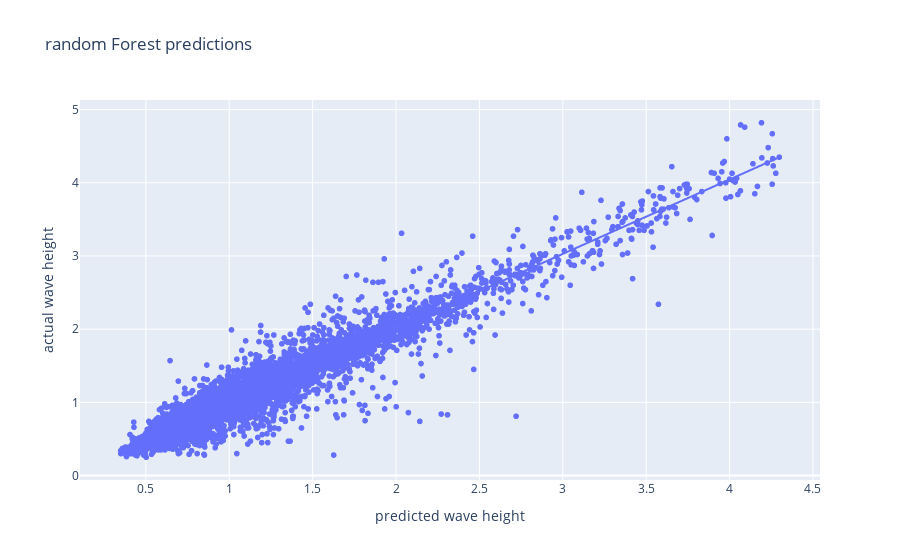

This figure's notebook cell:
### Code cell
px.scatter(x = y_preds_rf,  y= y_test,
         title = 'random Forest predictions', 
         labels = {'x': 'predicted wave height', 'y':'actual wave height'},
         trendline = 'ols')

### Figure 1 — Plotly figure (JSON) as saved in the notebook; plotly's stock layout.template omitted (floating-point values rounded to 4 significant figures; data arrays with more than 128 entries replaced by an {"elided": "..."} marker saying what was removed)
{"data": [{"hovertemplate": "predicted wave height=%{x}<br>actual wave height=%{y}<extra></extra>", "legendgroup": "", "marker": {"color": "#636efa", "symbol": "circle"}, "mode": "markers", "name": "", "showlegend": false, "type": "scattergl", "x": {"elided": "6144 float values"}, "xaxis": "x", "y": {"elided": "6144 float values"}, "yaxis": "y"}, {"hovertemplate": "<b>OLS trendline</b><br>y = 1.01734 * x + -0.0238486<br>R<sup>2</sup>=0.918585<br><br>predicted wave height=%{x}<br>actual wave height=%{y} <b>(trend)</b><extra></extra>", "legendgroup": "", "marker": {"color": "#636efa", "symbol": "circle"}, "mode": "lines", "name": "", "showlegend": false, "type": "scattergl", "x": {"elided": "6144 float values"}, "xaxis": "x", "y": {"elided": "6144 float values"}, "yaxis": "y"}], "layout": {"legend": {"tracegroupgap": 0}, "title": {"text": "random Forest predictions"}, "xaxis": {"anchor": "y", "domain": [0, 1], "title": {"text": "predicted wave height"}}, "yaxis": {"anchor": "x", "domain": [0, 1], "title": {"text": "actual wave height"}}}}
